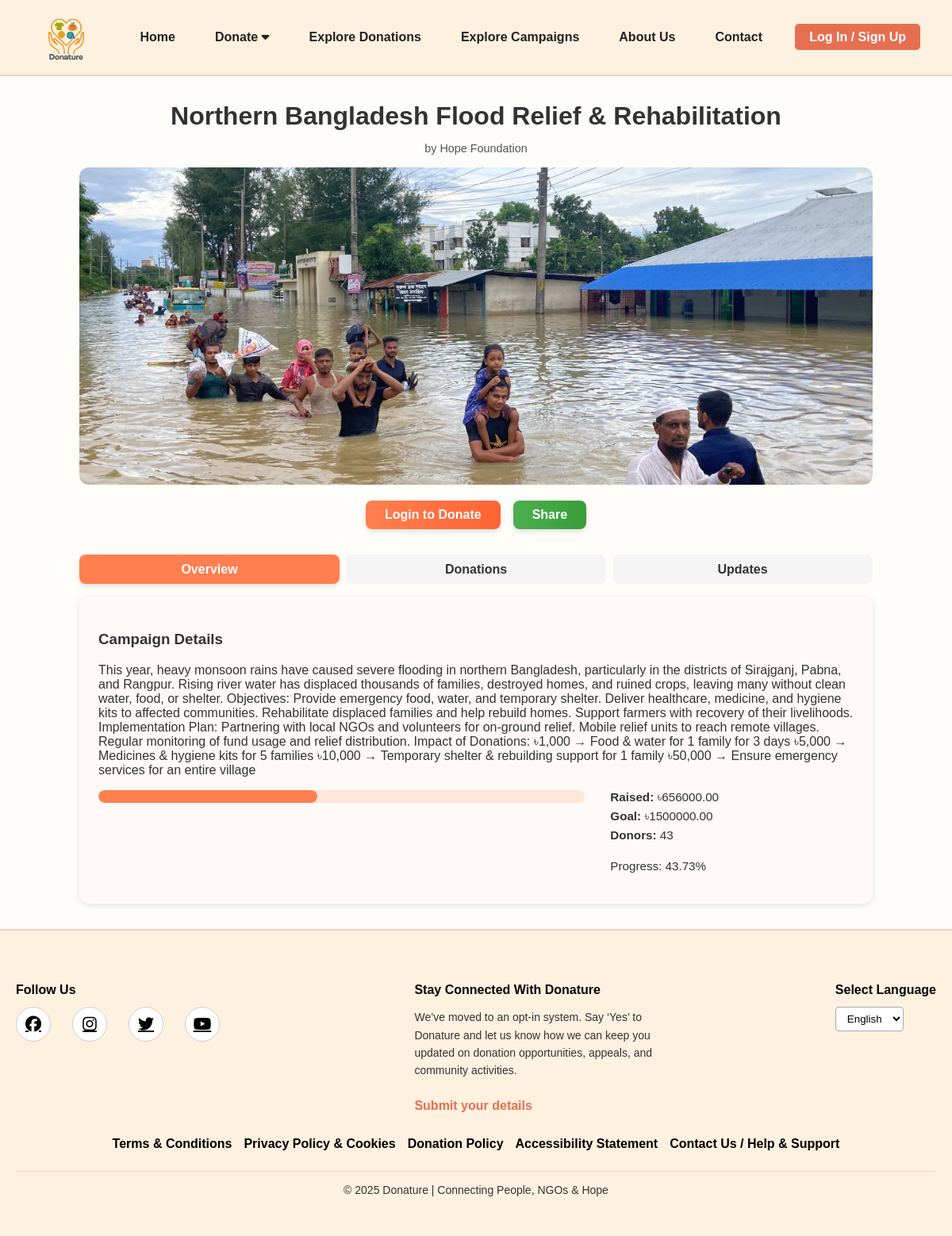
The app's page /ngos/campaign/1/, older data.
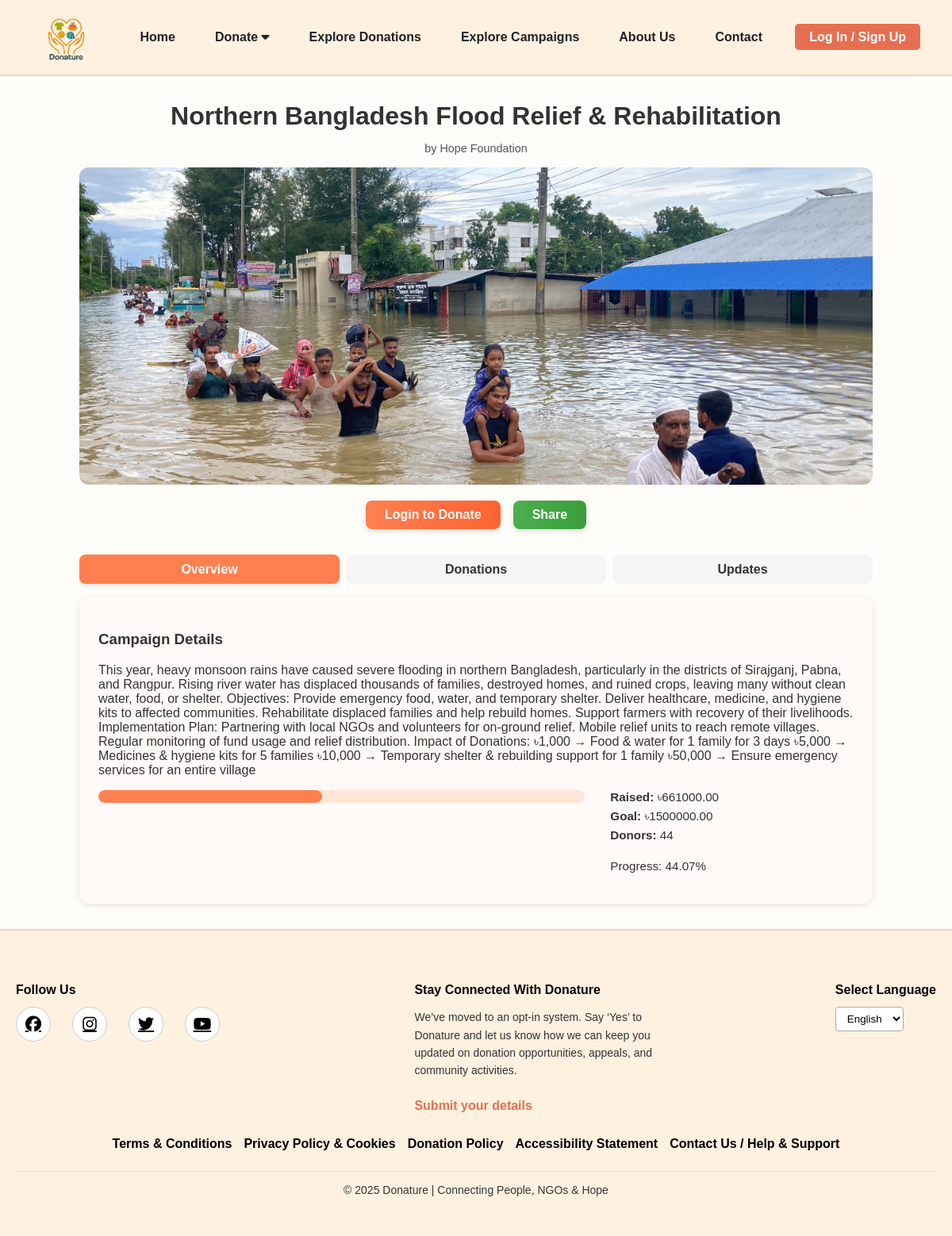
The same page, newer data.
### ngos/models.py (models this page shows, shortened)
class Campaign(models.Model):
    STATUS_CHOICES = (
        ('pending', 'Pending Approval'),
        ('approved', 'Approved'),
        ('rejected', 'Rejected'),
    )
    ngo = models.ForeignKey(
        User,
        on_delete=models.CASCADE,
        limit_choices_to={'user_type': 'ngo', 'is_approved': True},
        related_name="campaigns"
    )
    title = models.CharField(max_length=200)
    description = models.TextField()
    image = models.ImageField(upload_to="campaigns/", blank=True, null=True)
    goal_amount = models.DecimalField(max_digits=12, decimal_places=2, blank=True, null=True)
    collected_amount = models.DecimalField(max_digits=12, decimal_places=2, default=0)
    start_date = models.DateField(auto_now_add=True)
    end_date = models.DateField(blank=True, null=True)
    category = models.ForeignKey(
        'CampaignCategory',
        on_delete=models.SET_NULL,
        blank=True,
        null=True,
        related_name='campaigns'
    )
    is_active = models.BooleanField(default=True)
    status = models.CharField(max_length=20, choices=STATUS_CHOICES, default='pending')
    created_at = models.DateTimeField(auto_now_add=True)
    approved_at = models.DateTimeField(blank=True, null=True)

class NGOProfile(models.Model):
    user = models.OneToOneField(User, on_delete=models.CASCADE)
    ngo_name = models.CharField(max_length=200, blank=True, null=True)
    reg_certificate = models.FileField(upload_to='documents/', blank=True, null=True)
    email = models.EmailField(blank=True, null=True)
    contact_person = models.CharField(max_length=200, blank=True, null=True)
    nid_birth_certificate = models.FileField(upload_to='documents/', blank=True, null=True)
    city_postal = models.CharField(max_length=100, blank=True, null=True)
    address = models.TextField(blank=True, null=True)
    ngo_type = models.CharField(max_length=100, blank=True, null=True)
    social_link = models.URLField(blank=True, null=True)
    mobile_number = models.CharField(max_length=20, blank=True, null=True)
    is_verified = models.BooleanField(default=False)  # Additional verification flag

### ngos/views.py (the view)
# urls.py: path('campaign/<int:campaign_id>/', views.campaign_detail, name='campaign_detail'),
def campaign_detail(request, campaign_id):
    campaign = get_object_or_404(
        Campaign.objects.annotate(
            donors_count=Count('donations'),
            total_raised=Sum('donations__amount')
        ),
        id=campaign_id,
        status='approved',
        is_active=True
    )
    campaign.progress_percent = 0
    if campaign.goal_amount and campaign.goal_amount > 0:
        raised = campaign.collected_amount or 0
        campaign.progress_percent = round((raised / campaign.goal_amount) * 100, 2)
    donations = NGODonation.objects.filter(campaign=campaign).order_by('-donated_at')
    updates = CampaignUpdate.objects.filter(campaign=campaign).order_by('-created_at')
    context = {
        'campaign': campaign,
        'donations': donations,
        'updates': updates,
    }
    return render(request, 'ngos/campaign_detail.html', context)

### custom_admin/views.py (called while the page is built)
def admin_context(request):
    if request.user.is_authenticated and request.user.user_type == 'admin':
        return {
            'pending_ngos_count': User.objects.filter(user_type='ngo', is_approved=False).count(),
            'pending_campaigns_count': Campaign.objects.filter(status='pending').count(),
            'pending_requests_count': RequestItem.objects.filter(status='pending').count(),
        }
    return {}

### donations/context_processors.py (called while the page is built)
def notifications_context(request):
    if request.user.is_authenticated:
        notifications = Notification.objects.filter(user=request.user).order_by('-created_at')[:5]
        unread_count = Notification.objects.filter(user=request.user, is_read=False).count()
    else:
        notifications = []
        unread_count = 0
    return {
        'notifications': notifications,
        'notifications_unread_count': unread_count
    }

### ngos/templates/ngos/campaign_detail.html (shortened to what this page needs)
{% extends "donations/base.html" %}
{% load static %}
{% block content %}
<link rel="stylesheet" href="{% static 'ngos/css/campaign_detail.css' %}">
<div class="campaign-detail-container">
    <div class="campaign-header">
        <h1>{{ campaign.title }}</h1>
        <p class="by-ngo">
            by {% if campaign.ngo.ngoprofile %}{{ campaign.ngo.ngoprofile.ngo_name }}{% else %}{{ campaign.ngo.username }}{% endif %}
        </p>
    </div>
    <div class="campaign-image">
        {% if campaign.image %}
            <img src="{{ campaign.image.url }}" alt="{{ campaign.title }}">
        {% else %}
            <img src="{% static 'images/default-campaign.jpg' %}" alt="{{ campaign.title }}">
        {% endif %}
    </div>
    <div class="action-buttons">
        {% if user.is_authenticated %}
            <a href="{% url 'donate_to_campaign' campaign.id %}" class="btn-donate">Donate Now</a>
        {% else %}
            <a href="#" class="btn-donate" onclick="openModal('loginModal')">Login to Donate</a>
        {% endif %}
        <a href="#" class="btn-share" onclick="openShareModal()">Share</a>
    </div>
    <ul class="tabs">
        <li class="tab-link current" data-tab="tab-overview">Overview</li>
        <li class="tab-link" data-tab="tab-donations">Donations</li>
        <li class="tab-link" data-tab="tab-updates">Updates</li>
    </ul>
    <div id="tab-overview" class="tab-content current">
        <h3>Campaign Details</h3>
        <p>{{ campaign.description }}</p>
        <div class="campaign-stats">
            <div class="progress-bar">
                <div class="progress" id="progress"></div>
            </div>
            <div class="stats">
                <span><strong>Raised:</strong> ৳{{ campaign.collected_amount|default:0 }}</span>
                <span><strong>Goal:</strong> ৳{{ campaign.goal_amount|default:0 }}</span>
                <span><strong>Donors:</strong> {{ campaign.donors_count|default:0 }}</span>
                <p>Progress: {{ campaign.progress_percent }}%</p>
            </div>
        </div>
    </div>
</div>
{% endblock %}

### donations/templates/donations/base.html (shortened to what this page needs)
{% load static %}
<!DOCTYPE html>
<html lang="en">
<head>
  <link rel="stylesheet" href="{% static 'donations/css/base.css' %}">
  <link rel="stylesheet" href="https://cdnjs.cloudflare.com/ajax/libs/font-awesome/6.5.0/css/all.min.css">
</head>
<body>
<nav class="navbar">
  <div class="navbar-container">
    <div class="logo-area">
      <img src="{% static 'donations/images/logo.png' %}" alt="Logo" class="logo">
    </div>
    <ul class="nav-links">
      <li><a href="{% url 'home' %}">Home</a></li>
      {% if request.user.is_authenticated %}
        {% if request.user.user_type == 'donor/recipient' %}
          <li class="dropdown">
            <a href="#">Donate <i class="fa fa-caret-down"></i></a>
            <ul class="dropdown-content">
              <li><a href="{% url 'donate_item' %}">Donate Item</a></li>
              <li><a href="{% url 'request_item' %}">Request Item</a></li>
              <li><a href="{% url 'donate_to_requests' %}">Donate to Requests</a></li>
            </ul>
          </li>
          <li><a href="{% url 'explore_donations' %}">Explore Donations</a></li>
          <li><a href="{% url 'explore_campaigns' %}">Explore Campaigns</a></li>
        {% elif request.user.user_type == 'ngo' %}
          <li class="dropdown">
            <a href="#">Campaigns <i class="fa fa-caret-down"></i></a>
            <ul class="dropdown-content">
              <li><a href="{% url 'create_campaign' %}">Create Campaign</a></li>
              <li><a href="{% url 'my_campaigns' %}">My Campaigns</a></li>
              <li><a href="{% url 'explore_campaigns' %}">View All Campaigns</a></li>
            </ul>
          </li>
        {% endif %}
      {% else %}
        <li class="dropdown">
          <a href="#">Donate <i class="fa fa-caret-down"></i></a>
        </li>
        <li><a href="{% url 'explore_donations' %}">Explore Donations</a></li>
        <li><a href="{% url 'explore_campaigns' %}">Explore Campaigns</a></li>
      {% endif %}
      <li><a href="{% url 'about' %}">About Us</a></li>
      <li><a href="{% url 'contact' %}">Contact</a></li>
    </ul>
    <div class="auth-btn">
      {% if request.user.is_authenticated %}
<div class="notification-dropdown">
  <button class="notification-btn">
    <i class="fa fa-bell"></i>
    {% if notifications_unread_count > 0 %}
      <span class="badge">{{ notifications_unread_count }}</span>
    {% endif %}
  </button>
  <div class="notification-content">
    {% for note in notifications %}
      <a href="{{ note.link|default:'#' }}" class="notification-item {% if not note.is_read %}unread{% endif %}">
        {{ note.message }}
        <span class="notification-time">{{ note.created_at|timesince }} ago</span>
      </a>
    {% empty %}
      <p class="no-notifications">No new notifications</p>
    {% endfor %}
    <a href="{% url 'notifications_page' %}" class="view-all">View all</a>
  </div>
</div>
        <div class="dropdown">
          <button class="dropdown-btn">
            {{ request.user.username }}
            <i class="fa fa-bars"></i>
          </button>
          <div class="dropdown-content">
            {% if request.user.user_type == 'donor/recipient' %}
              <a href="{% url 'profile' %}">Profile</a>
              <a href="{% url 'my_donations' %}">My Donations</a>
              <a href="{% url 'my_requests' %}">My Requests</a>
              <a href="{% url 'my_claims' %}">My Claims</a>
              <a href="{% url 'my_rewards' %}">My Rewards</a>
              <a href="{% url 'logout' %}">Log out</a>
            {% elif request.user.user_type == 'ngo' %}
              <a href="{% url 'profile' %}">Profile</a>
              <a href="{% url 'ngo_donation_history' %}">Donation History</a>
              <a href="{% url 'my_campaigns' %}">My Campaigns</a>
              <a href="{% url 'logout' %}">Log out</a>
            {% endif %}
          </div>
        </div>
      {% else %}
        <a href="#" onclick="openModal('loginModal')" class="login-btn">Log In / Sign Up</a>
      {% endif %}
    </div>
  </div>
</nav>
<main>
  {% block content %}{% endblock %}
</main>
<footer class="footer">
  <div class="footer-container">
    <div class="footer-section">
      <p class="footer-title">Follow Us</p>
      <div class="social-icons">
        <a href="#"><i class="fab fa-facebook"></i></a>
        <a href="#"><i class="fab fa-instagram"></i></a>
        <a href="#"><i class="fab fa-twitter"></i></a>
        <a href="#"><i class="fab fa-youtube"></i></a>
      </div>
    </div>
    <div class="footer-section">
      <p class="footer-title">Stay Connected With Donature</p>
      <p class="footer-text">
        We’ve moved to an opt-in system. Say ‘Yes’ to Donature and let us know how we can keep you
        updated on donation opportunities, appeals, and community activities.
      </p>
      <a href="#" class="footer-link">Submit your details</a>
    </div>
    <div class="footer-section">
      <p class="footer-title">Select Language</p>
      <select class="language-select">
        <option>English</option>
      </select>
    </div>
  </div>
  <div class="footer-links">
    <a href="#">Terms & Conditions</a>
    <a href="#">Privacy Policy & Cookies</a>
    <a href="#">Donation Policy</a>
    <a href="#">Accessibility Statement</a>
    <a href="#">Contact Us / Help & Support</a>
  </div>
  <div class="footer-bottom">
    © 2025 Donature | Connecting People, NGOs & Hope
  </div>
</footer>
</body>
</html>

### donations/static/donations/css/base.css (style rules this page uses)
body { margin: 0; font-family: Arial, sans-serif; background-color: #fffdf9; color: #222; overflow-x: hidden; }
.navbar { background-color: #fff1e0; padding: 12px 40px; border-bottom: 2px solid #f3d1b8; }
.navbar-container { display: flex; justify-content: space-between; align-items: center; }
.logo-area { display: flex; align-items: center; }
.logo { height: 70px; margin-right: 8px; }
.nav-links { list-style: none; display: flex; gap: 30px; margin: 0; padding: 0; }
.nav-links a { text-decoration: none; font-weight: bold; color: #222; padding: 6px 10px; border-radius: 5px; transition: all 0.3s ease; }
.login-btn { background-color: #e76f51; color: white; padding: 8px 18px; border-radius: 5px; text-decoration: none; font-weight: bold; cursor: pointer; border: none; }
.navbar .dropdown { position: relative; display: inline-block; }
.navbar .dropdown a { cursor: pointer; }
.footer { background-color: #fff1e0; padding: 50px 20px; border-top: 2px solid #f3d1b8; font-family: Arial, sans-serif; color: #333; }
.footer-container { display: flex; justify-content: space-between; flex-wrap: wrap; gap: 40px; max-width: 1200px; margin: 0 auto 30px auto; }
.footer-title { font-weight: bold; font-size: 16px; margin-bottom: 12px; color: #000; }
.footer-text { font-size: 14px; line-height: 1.6; color: #333; max-width: 300px; }
.footer-link { color: #e76f51; font-weight: bold; text-decoration: none; display: inline-block; margin-top: 10px; }
.social-icons a { font-size: 20px; margin-right: 15px; color: #000; transition: color 0.3s; }
.language-select { padding: 6px 10px; border: 1px solid #aaa; border-radius: 4px; background: #fff; cursor: pointer; }
.footer-links { display: flex; flex-wrap: wrap; justify-content: center; gap: 15px; margin-bottom: 25px; }
.footer-links a { color: #000; text-decoration: none; font-weight: bold; transition: color 0.3s; }
.footer-bottom { font-size: 14px; color: #333; text-align: center; border-top: 1px solid #f3d1b8; padding-top: 15px; }
.social-icons { display: flex; justify-content: center; gap: 12px; margin-top: 10px; }
.social-icons a { display: inline-flex; align-items: center; justify-content: center; width: 42px; height: 42px; border: 1px solid #ccc; border-radius: 50%; background: #fff; transition: 0.3s; }

### ngos/static/ngos/css/campaign_detail.css (style rules this page uses)
.campaign-detail-container { max-width: 1000px; margin: 2rem auto; padding: 0 1rem; font-family: 'Arial', sans-serif; color: #333; }
.campaign-header { text-align: center; margin-bottom: 1rem; }
.campaign-header h1 { font-size: 2rem; font-weight: 700; margin-bottom: 0.2rem; }
.campaign-header .by-ngo { font-size: 0.9rem; color: #555; }
.campaign-image img { width: 100%; max-height: 400px; object-fit: cover; border-radius: 12px; margin-bottom: 1rem; }
.action-buttons { display: flex; justify-content: center; gap: 1rem; margin-bottom: 1.5rem; flex-wrap: wrap; }
.btn-donate, .btn-share { padding: 0.55rem 1.5rem; border-radius: 8px; font-weight: 600; color: #fff; text-decoration: none; transition: all 0.3s ease; cursor: pointer; box-shadow: 0 3px 6px rgba(0,0,0,0.12); }
.btn-donate { background: linear-gradient(90deg, #ff7f50, #ff6333); }
.btn-share { background: linear-gradient(90deg, #4caf50, #3a9d3a); }
.tabs { display: flex; justify-content: space-between; margin: 2rem 0 1rem; list-style: none; padding: 0; gap: 0.5rem; }
.tab-link { flex: 1; text-align: center; padding: 0.6rem; background: #f5f5f5; border-radius: 8px; cursor: pointer; font-weight: 600; transition: all 0.3s ease; }
.tab-link.current { background: #ff7f50; color: #fff; box-shadow: 0 3px 6px rgba(0,0,0,0.1); }
.tab-content { display: none; background: #fffaf7; padding: 1.5rem; border-radius: 12px; box-shadow: 0 2px 8px rgba(0,0,0,0.1); margin-bottom: 2rem; }
.tab-content.current { display: block; }
.campaign-stats { display: flex; flex-wrap: wrap; gap: 2rem; margin-top: 1rem; }
.progress-bar { flex: 2; background: #ffe6d6; border-radius: 8px; height: 16px; overflow: hidden; }
.progress { background: #ff7f50; width: 0%; height: 100%; border-radius: 8px; transition: width 0.6s ease; }
.stats { flex: 1; display: flex; flex-direction: column; gap: 0.4rem; font-size: 0.95rem; }

Row changes from the older to the newer data that the page shows:
changed Campaign "Northern Bangladesh Flood Relief & Rehabilitation": collected_amount "656000.00" → "661000.00"; donors_count "43" → "44"; progress_percent "43.73" → "44.07"
